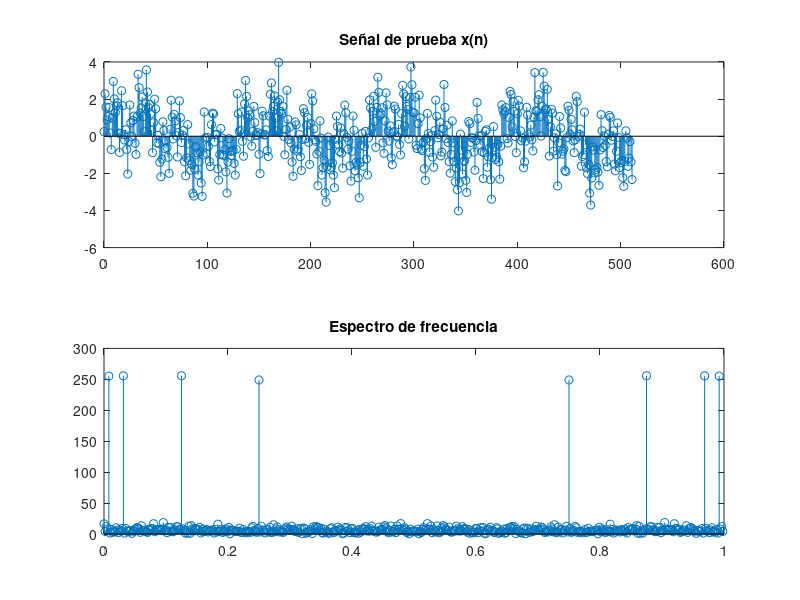
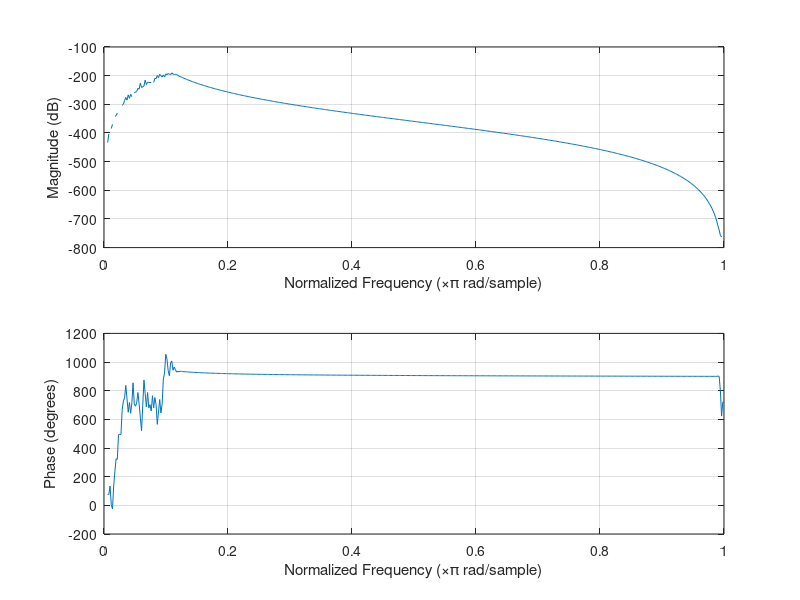

MATLAB code to generate these figures, in order:
function []=iirexample()

n=0:511;%tiempo
k=n/512;%frecuencias
xn=sin(2*pi*n*1/4)+sin(2*pi*n*1/8)+sin(2*pi*n*1/32)+sin(2*pi*n*1/128);
xn=awgn(xn, 10);
xk=abs(fft(xn));

figure
subplot(2,1,1);
stem(n,xn);
title('Señal de prueba x(n)');
subplot(2,1,2);
stem(k,xk);
title('Espectro de frecuencia');



%Filtro Butterworth
%frec corte = 1/32
[b1,a1]=butter(10,[0.0450 0.0550],'bandpass');
y1n=filter(b1,a1,xn);
y1k=abs(fft(y1n));
figure(2);
freqz(b1,a1);

figure
subplot(2,1,1)
stem(n,y1n);
title('Senal filtrada Butter');
subplot(2,1,2);
stem(k,y1k);
title('Espectro de frecuencia');
